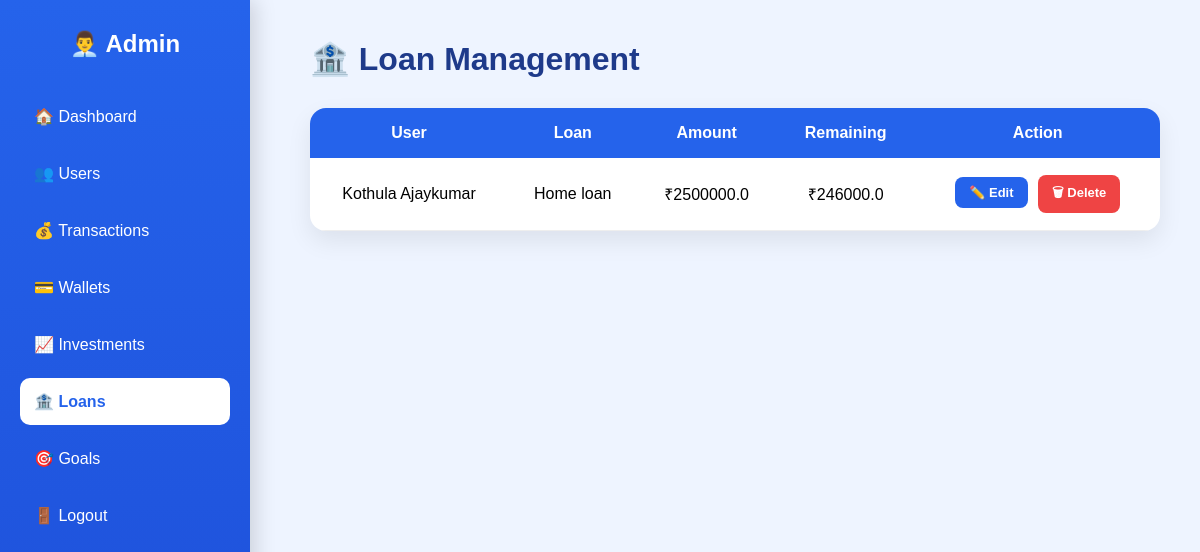
The app's page /admin/loans (signed in) with its own data.
### models/loan.py (models this page shows)
class Loan(db.Model):
    __tablename__ = "loans"
    id = db.Column(db.Integer, primary_key=True)
    user_id = db.Column(db.Integer, nullable=False)
    loan_name = db.Column(db.String(100), nullable=False)
    loan_type = db.Column(db.String(50), nullable=False)
    loan_amount = db.Column(db.Float, nullable=False)
    interest_rate = db.Column(db.Float, nullable=False)
    emi_amount = db.Column(db.Float, nullable=False)
    outstanding = db.Column(db.Float, nullable=False)
    due_date = db.Column(db.Date, nullable=False)
    status = db.Column(db.String(20), default="Pending")

### models/user.py (models this page shows)
class User(db.Model):
    __tablename__ = "users"
    id = db.Column(db.Integer, primary_key=True)
    full_name = db.Column(db.String(100), nullable=False)
    email = db.Column(db.String(120), unique=True, nullable=False)
    password = db.Column(db.String(255), nullable=False)
    created_at = db.Column(db.DateTime, server_default=db.func.now())
    is_admin = db.Column(db.Boolean, default=False)
    is_blocked = db.Column(db.Boolean, default=False)

### app.py (the view)
@app.route("/admin/loans")
def admin_loans():
    if "user_id" not in session:
        return redirect(url_for("login"))
    if not session.get("is_admin"):
        return "Unauthorized"
    loans = db.session.query(Loan, User).join(
        User, Loan.user_id == User.id
    ).all()
    return render_template(
        "admin_loans.html",
        loans=loans
    )

### templates/admin_loans.html (shortened to what this page needs)
<!DOCTYPE html>
<html>
<head>
<link rel="stylesheet" href="{{ url_for('static', filename='css/admin.css') }}">
</head>
<body>
<div class="sidebar">
<h2>👨‍💼 Admin</h2>
<a href="{{ url_for('admin') }}">🏠 Dashboard</a>
<a href="{{ url_for('admin_users') }}">👥 Users</a>
<a href="{{ url_for('admin_transactions') }}">💰 Transactions</a>
<a href="{{ url_for('admin_wallets') }}">💳 Wallets</a>
<a href="{{ url_for('admin_investments') }}">📈 Investments</a>
<a class="active" href="{{ url_for('admin_loans') }}">🏦 Loans</a>
<a href="{{ url_for('admin_goals') }}">🎯 Goals</a>
<a href="{{ url_for('logout') }}">🚪 Logout</a>
</div>
<div class="main">
<h1>🏦 Loan Management</h1>
<table>
<tr>
<th>User</th>
<th>Loan</th>
<th>Amount</th>
<th>Remaining</th>
<th>Action</th>
</tr>
{% for loan,user in loans %}
<tr>
<td>{{ user.full_name }}</td>
<td>{{ loan.loan_name }}</td>
<td>₹{{ loan.loan_amount }}</td>
<td>₹{{ loan.outstanding }}</td>
<td>
<a href="{{ url_for('admin_edit_loan', id=loan.id) }}" class="edit-btn">
✏️ Edit
</a>
<a href="{{ url_for('admin_delete_loan', id=loan.id) }}" class="delete-btn">
🗑 Delete
</a>
</td>
</tr>
{% endfor %}
</table>
</div>
</body>
</html>

### static/css/admin.css (style rules this page uses)
* { margin:0; padding:0; box-sizing:border-box; font-family:Poppins,sans-serif; }
body { display:flex; background:#eef4ff; }
.sidebar { width:250px; height:100vh; background:linear-gradient(180deg,#2563EB,#1D4ED8); padding:30px 20px; position:fixed; left:0; top:0; box-shadow:5px 0 20px rgba(0,0,0,.15); animation:slideIn .6s; }
.sidebar h2 { color:#fff; text-align:center; margin-bottom:35px; }
.sidebar a { display:block; color:#fff; text-decoration:none; padding:14px; margin-bottom:10px; border-radius:10px; transition:.3s; font-weight:500; }
.main { margin-left:270px; padding:40px; width:100%; }
.main h1 { color:#1E3A8A; margin-bottom:30px; }
table { width:100%; border-collapse:collapse; background:white; border-radius:12px; overflow:hidden; box-shadow:0 8px 20px rgba(0,0,0,.08); }
th { background:#2563EB; color:white; padding:15px; }
td { padding:14px; text-align:center; border-bottom:1px solid #eee; }
td a { background:#EF4444; color:white; padding:8px 14px; border-radius:8px; text-decoration:none; font-weight:600; }
table { width:100%; background:white; border-collapse:collapse; border-radius:16px; overflow:hidden; box-shadow:0 10px 25px rgba(0,0,0,.08); }
th { background:#2563EB; color:white; padding:16px; }
.delete-btn { background:#EF4444; color:white; padding:8px 14px; border-radius:8px; text-decoration:none; font-weight:600; }
.sidebar a.active { background:white; color:#2563EB; font-weight:700; }
.view-btn, .edit-btn, .delete-btn, .history-btn, .block-btn { display:inline-block; padding:8px 14px; border-radius:8px; text-decoration:none; color:white; font-size:13px; font-weight:600; margin:3px; }
.edit-btn { background:#2563eb; }
.delete-btn { background:#ef4444; }

### records on screen
Loan: full_name "Kothula Ajaykumar", loan_name "Home loan", loan_amount "2500000.0", outstanding "246000.0"
